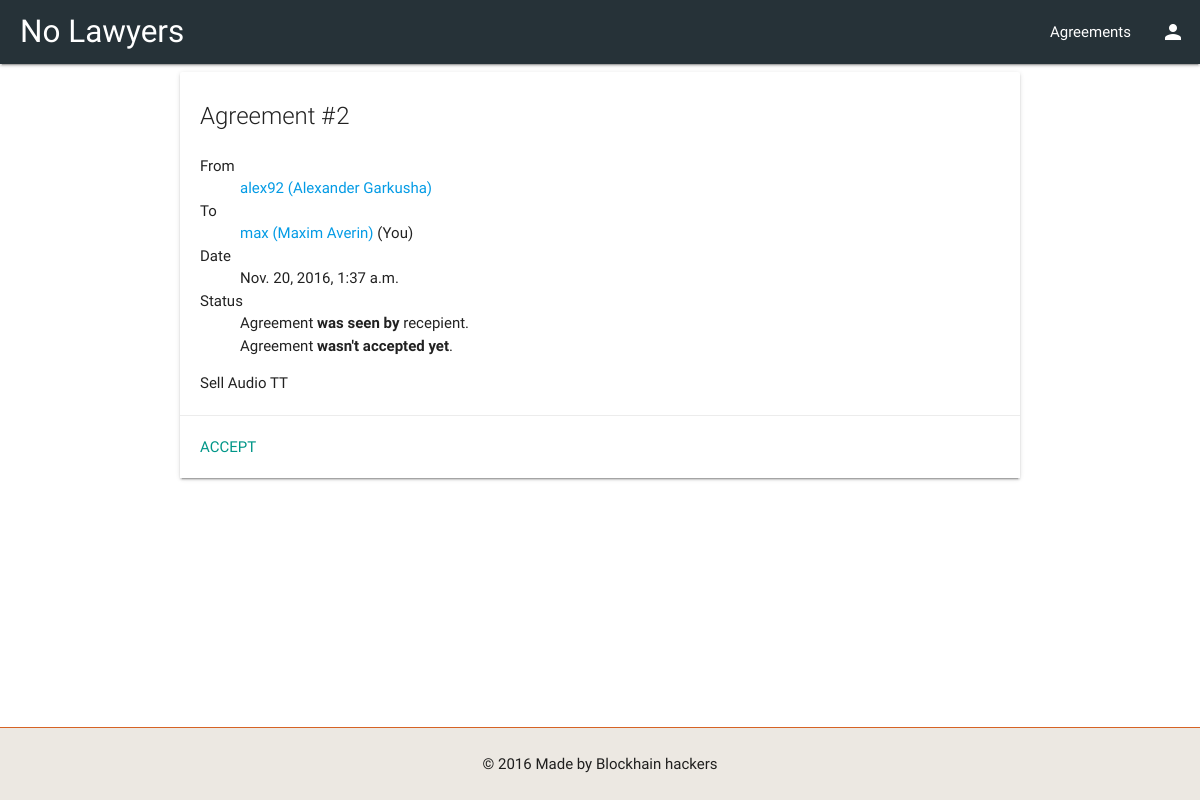
/offers/2/ (signed in), run on the app's committed database.
### offers/models.py (models this page shows, shortened)
class Offer(models.Model):
    offeror = models.ForeignKey(Profile, related_name="offeror")
    offeree = models.ForeignKey(Profile, related_name="offeree")
    terms = models.TextField()
    seen = models.BooleanField(default=False)
    accepted = models.BooleanField(default=False)
    created_date = models.DateTimeField(auto_now_add=True)
    accepted_date = models.DateTimeField(null=True)

### profiles/models.py (models this page shows, shortened)
class Profile(models.Model):
    user = models.OneToOneField(User, on_delete=models.CASCADE)

### offers/views.py (the view)
# urls.py: url(r"^(?P<id>[0-9]+)/$", views.show, name="show"),
@login_required
def show(request, id):
    try:
        offer = Offer.objects.select_related("offeror", "offeree").get(pk=id)
    except Offer.DoesNotExist:
        return HttpResponseNotFound("Offer with this ID does not exist")
    if request.user.profile not in (offer.offeror, offer.offeree):
        return HttpResponseForbidden(
            "You do not have enough permissions to view this offer")
    if not offer.seen and request.user.profile == offer.offeree:
        offer.seen = True
        offer.save()
    return render(request, "offers/show.html", {
        "offer": offer
    })

### pages/context_processors.py (called while the page is built)
def current_profile(request):
    if request.user.is_authenticated:
        return {
            "current_profile": request.user.profile
        }
    else:
        return {
            "current_profile": None
        }

### templates/offers/show.html (shortened to what this page needs)
{% extends 'pages.html' %}
{% block content %}
  <div class="container">
    <div class="card">
      <div class="card-content">
        <span class="card-title">Agreement #{{ offer.id }}</span>
        <dl class="offer-info offer-extend">
          <dt>From</dt>
          <dd><a href="{% url "profiles:show" offer.offeror.id %}">{{ offer.offeror.user.get_username }} ({{ offer.offeror.user.first_name }} {{ offer.offeror.user.last_name }})</a> {% if current_profile == offer.offeror %}(You){% endif %}</dd>
          <dt>To</dt>
          <dd><a href="{% url "profiles:show" offer.offeree.id %}">{{ offer.offeree.user.get_username }} ({{ offer.offeree.user.first_name }} {{ offer.offeree.user.last_name }})</a> {% if current_profile == offer.offeree %}(You){% endif %}</dd>
          <dt>Date</dt>
          <dd>{{ offer.created_date }}</dd>
          <dt>Status</dt>
          <dd>
            {% if offer.seen %}
              Agreement <b>was seen by</b> recepient.
            {% else %}
              Agreement <b>wasn't seen by</b> recepient.
            {% endif %}
            <br>
            {% if offer.accepted %}
              Agreement <b>was accepted</b>.
            {% else %}
              Agreement <b>wasn't accepted yet</b>.
            {% endif %}
          </dd>
        </dl>
        <div class="offer-terms">
          {{ offer.terms }}
        </div>
      </div>
      {% if not offer.accepted %}
        <div class="card-action">
          {% if current_profile == offer.offeree %}
            <a class="teal-text" href="{% url "offers:accept" offer.id %}">Accept</a>
          {% endif %}
        </div>
      {% endif %}
    </div>
  </div>
{% endblock %}

### static/css/main.css (style rules this page uses)
html { height: 100%; }
body { min-height: 100%; display: flex; flex-direction: column; }

### data on the page
Offer: id "2", offeror.user.get_username "alex92", offeror.user.first_name "Alexander", offeror.user.last_name "Garkusha", offeree.user.get_username "max", offeree.user.first_name "Maxim", offeree.user.last_name "Averin", created_date "Nov. 20, 2016, 1:37 a.m.", terms "Sell Audio TT"
